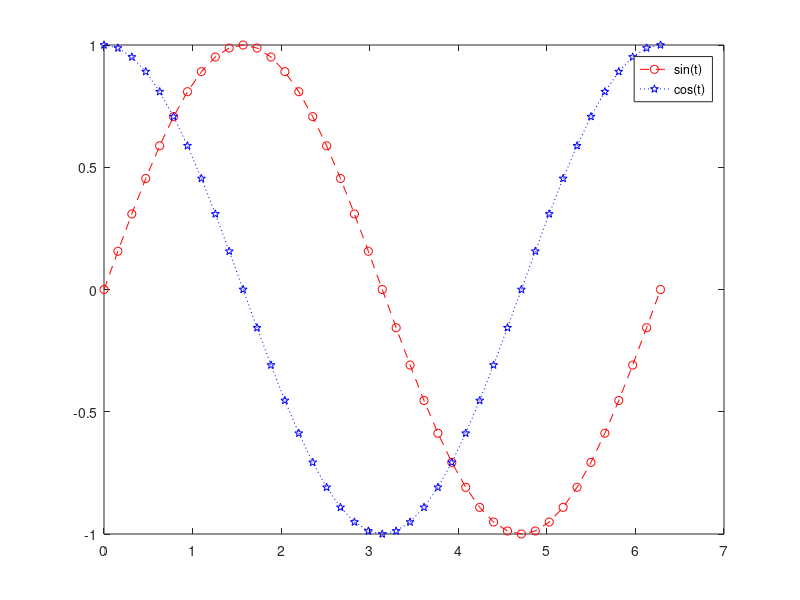
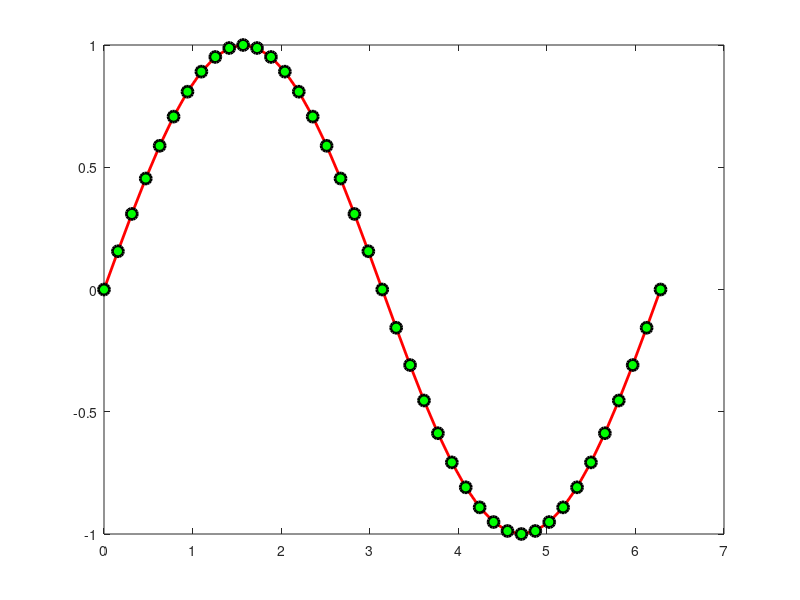

Write MATLAB code to recreate these figures, in order.
t = 0:pi/20:2*pi;
y1 = sin(t);
y2 = cos(t);
figure;
plot(t, y1, 'r--o', t, y2, 'b:p'); % Línea roja discontinua con círculos para y1
                                     % Línea azul punteada con pentagramas para y2
legend('sin(t)', 'cos(t)');
figure;
plot(t, y1, 'r-o', 'LineWidth', 2, 'MarkerSize', 8, ...
        'MarkerEdgeColor', 'k', 'MarkerFaceColor', 'g');
